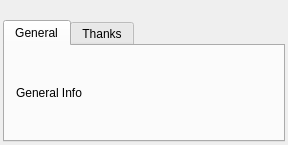
<?xml version="1.0" encoding="UTF-8"?>
<ui version="4.0">
 <class>AboutDialogUI</class>
 <widget class="QDialog" name="AboutDialogUI">
  <property name="geometry">
   <rect>
    <x>0</x>
    <y>0</y>
    <width>406</width>
    <height>300</height>
   </rect>
  </property>
  <property name="minimumSize">
   <size>
    <width>400</width>
    <height>300</height>
   </size>
  </property>
  <property name="windowTitle">
   <string>About</string>
  </property>
  <layout class="QVBoxLayout" name="verticalLayout">
   <property name="spacing">
    <number>3</number>
   </property>
   <property name="sizeConstraint">
    <enum>QLayout::SetFixedSize</enum>
   </property>
   <property name="margin">
    <number>3</number>
   </property>
   <item>
    <widget class="QLabel" name="label">
     <property name="text">
      <string/>
     </property>
     <property name="pixmap">
      <pixmap resource="../resources.qrc">:/resources/images/logo_400_80.png</pixmap>
     </property>
     <property name="alignment">
      <set>Qt::AlignCenter</set>
     </property>
    </widget>
   </item>
   <item>
    <widget class="QTabWidget" name="tabWidget">
     <property name="currentIndex">
      <number>0</number>
     </property>
     <widget class="QWidget" name="generalInfoTab">
      <attribute name="title">
       <string>General</string>
      </attribute>
      <layout class="QGridLayout" name="gridLayout">
       <item row="0" column="0">
        <widget class="QLabel" name="generalInfoLabel">
         <property name="sizePolicy">
          <sizepolicy hsizetype="Expanding" vsizetype="Expanding">
           <horstretch>0</horstretch>
           <verstretch>0</verstretch>
          </sizepolicy>
         </property>
         <property name="text">
          <string notr="true">General Info</string>
         </property>
         <property name="scaledContents">
          <bool>true</bool>
         </property>
         <property name="wordWrap">
          <bool>true</bool>
         </property>
         <property name="openExternalLinks">
          <bool>true</bool>
         </property>
         <property name="textInteractionFlags">
          <set>Qt::LinksAccessibleByKeyboard|Qt::LinksAccessibleByMouse</set>
         </property>
        </widget>
       </item>
      </layout>
     </widget>
     <widget class="QWidget" name="thanksTab">
      <attribute name="title">
       <string>Thanks</string>
      </attribute>
      <layout class="QGridLayout" name="gridLayout_2">
       <item row="0" column="0">
        <widget class="QTextBrowser" name="textBrowser">
         <property name="html">
          <string notr="true">&lt;!DOCTYPE HTML PUBLIC &quot;-//W3C//DTD HTML 4.0//EN&quot; &quot;http://www.w3.org/TR/REC-html40/strict.dtd&quot;&gt;
&lt;html&gt;&lt;head&gt;&lt;meta name=&quot;qrichtext&quot; content=&quot;1&quot; /&gt;&lt;style type=&quot;text/css&quot;&gt;
p, li { white-space: pre-wrap; }
&lt;/style&gt;&lt;/head&gt;&lt;body style=&quot; font-family:'Sans Serif'; font-size:10pt; font-weight:400; font-style:normal;&quot;&gt;
&lt;p style=&quot;-qt-paragraph-type:empty; margin-top:0px; margin-bottom:0px; margin-left:0px; margin-right:0px; -qt-block-indent:0; text-indent:0px; font-size:9pt;&quot;&gt;&lt;/p&gt;
&lt;p style=&quot; margin-top:0px; margin-bottom:0px; margin-left:0px; margin-right:0px; -qt-block-indent:0; text-indent:0px;&quot;&gt;&lt;span style=&quot; font-family:'宋体'; font-size:12pt;&quot;&gt;GNU&lt;/span&gt;&lt;span style=&quot; font-family:'宋体'; font-size:11pt;&quot;&gt;:	&lt;/span&gt;&lt;a href=&quot;http://www.gnu.org/&quot;&gt;&lt;span style=&quot; font-family:'宋体'; font-size:11pt; text-decoration: underline; color:#0000ff;&quot;&gt;http://www.gnu.org/&lt;/span&gt;&lt;/a&gt;&lt;/p&gt;
&lt;p style=&quot;-qt-paragraph-type:empty; margin-top:0px; margin-bottom:0px; margin-left:0px; margin-right:0px; -qt-block-indent:0; text-indent:0px; font-family:'宋体'; font-size:11pt;&quot;&gt;&lt;/p&gt;
&lt;p style=&quot; margin-top:0px; margin-bottom:0px; margin-left:0px; margin-right:0px; -qt-block-indent:0; text-indent:0px;&quot;&gt;&lt;span style=&quot; font-family:'宋体'; font-size:12pt;&quot;&gt;MinGW&lt;/span&gt;&lt;span style=&quot; font-family:'宋体'; font-size:11pt;&quot;&gt;:	&lt;/span&gt;&lt;a href=&quot;http://www.mingw.org/&quot;&gt;&lt;span style=&quot; font-family:'宋体'; font-size:11pt; text-decoration: underline; color:#0000ff;&quot;&gt;http://www.mingw.org/&lt;/span&gt;&lt;/a&gt;&lt;/p&gt;
&lt;p style=&quot;-qt-paragraph-type:empty; margin-top:0px; margin-bottom:0px; margin-left:0px; margin-right:0px; -qt-block-indent:0; text-indent:0px; font-family:'宋体'; font-size:11pt;&quot;&gt;&lt;/p&gt;
&lt;p style=&quot; margin-top:0px; margin-bottom:0px; margin-left:0px; margin-right:0px; -qt-block-indent:0; text-indent:0px;&quot;&gt;&lt;span style=&quot; font-family:'宋体'; font-size:12pt;&quot;&gt;Eclipse&lt;/span&gt;&lt;span style=&quot; font-family:'宋体'; font-size:11pt;&quot;&gt;:	&lt;/span&gt;&lt;a href=&quot;http://www.eclipse.org/&quot;&gt;&lt;span style=&quot; font-family:'宋体'; font-size:11pt; text-decoration: underline; color:#0000ff;&quot;&gt;http://www.eclipse.org/&lt;/span&gt;&lt;/a&gt;&lt;/p&gt;
&lt;p style=&quot;-qt-paragraph-type:empty; margin-top:0px; margin-bottom:0px; margin-left:0px; margin-right:0px; -qt-block-indent:0; text-indent:0px; font-family:'宋体'; font-size:11pt;&quot;&gt;&lt;/p&gt;
&lt;p style=&quot; margin-top:0px; margin-bottom:0px; margin-left:0px; margin-right:0px; -qt-block-indent:0; text-indent:0px;&quot;&gt;&lt;span style=&quot; font-family:'宋体'; font-size:12pt;&quot;&gt;SQLite&lt;/span&gt;&lt;span style=&quot; font-family:'宋体'; font-size:11pt;&quot;&gt;:	&lt;/span&gt;&lt;a href=&quot;http://www.sqlite.org/&quot;&gt;&lt;span style=&quot; font-family:'宋体'; font-size:11pt; text-decoration: underline; color:#0000ff;&quot;&gt;http://www.sqlite.org/&lt;/span&gt;&lt;/a&gt;&lt;/p&gt;
&lt;p style=&quot;-qt-paragraph-type:empty; margin-top:0px; margin-bottom:0px; margin-left:0px; margin-right:0px; -qt-block-indent:0; text-indent:0px; font-family:'宋体'; font-size:11pt;&quot;&gt;&lt;/p&gt;
&lt;p style=&quot; margin-top:0px; margin-bottom:0px; margin-left:0px; margin-right:0px; -qt-block-indent:0; text-indent:0px;&quot;&gt;&lt;span style=&quot; font-family:'宋体'; font-size:12pt;&quot;&gt;MySQL&lt;/span&gt;&lt;span style=&quot; font-family:'宋体'; font-size:11pt;&quot;&gt;:	&lt;/span&gt;&lt;a href=&quot;http://www.mysql.com/&quot;&gt;&lt;span style=&quot; font-family:'宋体'; font-size:11pt; text-decoration: underline; color:#0000ff;&quot;&gt;http://www.mysql.com/&lt;/span&gt;&lt;/a&gt;&lt;/p&gt;
&lt;p style=&quot;-qt-paragraph-type:empty; margin-top:0px; margin-bottom:0px; margin-left:0px; margin-right:0px; -qt-block-indent:0; text-indent:0px; font-family:'宋体'; font-size:11pt;&quot;&gt;&lt;/p&gt;
&lt;p style=&quot; margin-top:0px; margin-bottom:0px; margin-left:0px; margin-right:0px; -qt-block-indent:0; text-indent:0px;&quot;&gt;&lt;span style=&quot; font-size:12pt;&quot;&gt;KDE&lt;/span&gt;&lt;span style=&quot; font-size:9pt;&quot;&gt;	&lt;/span&gt;&lt;a href=&quot;http://kde.org/&quot;&gt;&lt;span style=&quot; font-size:11pt; text-decoration: underline; color:#0000ff;&quot;&gt;http://kde.org/&lt;/span&gt;&lt;/a&gt;&lt;/p&gt;
&lt;p style=&quot;-qt-paragraph-type:empty; margin-top:0px; margin-bottom:0px; margin-left:0px; margin-right:0px; -qt-block-indent:0; text-indent:0px; font-size:11pt; text-decoration: underline; color:#0000ff;&quot;&gt;&lt;/p&gt;
&lt;p style=&quot; margin-top:0px; margin-bottom:0px; margin-left:0px; margin-right:0px; -qt-block-indent:0; text-indent:0px;&quot;&gt;&lt;span style=&quot; font-family:'宋体'; font-size:12pt;&quot;&gt;QtCN&lt;/span&gt;&lt;span style=&quot; font-family:'宋体'; font-size:11pt;&quot;&gt;:	&lt;/span&gt;&lt;a href=&quot;http://qtcn.org/bbs/home.php&quot;&gt;&lt;span style=&quot; font-family:'宋体'; font-size:11pt; text-decoration: underline; color:#0000ff;&quot;&gt;http://qtcn.org/bbs/home.php&lt;/span&gt;&lt;/a&gt;&lt;/p&gt;
&lt;p style=&quot;-qt-paragraph-type:empty; margin-top:0px; margin-bottom:0px; margin-left:0px; margin-right:0px; -qt-block-indent:0; text-indent:0px; font-family:'宋体'; font-size:11pt;&quot;&gt;&lt;/p&gt;
&lt;p style=&quot; margin-top:0px; margin-bottom:0px; margin-left:0px; margin-right:0px; -qt-block-indent:0; text-indent:0px;&quot;&gt;&lt;span style=&quot; font-family:'宋体'; font-size:12pt;&quot;&gt;Qt&lt;/span&gt;&lt;span style=&quot; font-family:'宋体'; font-size:11pt;&quot;&gt;:	&lt;/span&gt;&lt;a href=&quot;http://www.qtsoftware.com/&quot;&gt;&lt;span style=&quot; font-family:'宋体'; font-size:11pt; text-decoration: underline; color:#0000ff;&quot;&gt;http://www.qtsoftware.com/&lt;/span&gt;&lt;/a&gt;&lt;/p&gt;
&lt;p style=&quot;-qt-paragraph-type:empty; margin-top:0px; margin-bottom:0px; margin-left:0px; margin-right:0px; -qt-block-indent:0; text-indent:0px; font-family:'宋体'; font-size:11pt;&quot;&gt;&lt;/p&gt;
&lt;p align=&quot;center&quot; style=&quot; margin-top:0px; margin-bottom:0px; margin-left:0px; margin-right:0px; -qt-block-indent:0; text-indent:0px;&quot;&gt;&lt;span style=&quot; font-family:'宋体'; font-size:12pt; font-weight:600; color:#ff0000;&quot;&gt;....&lt;/span&gt;&lt;/p&gt;&lt;/body&gt;&lt;/html&gt;</string>
         </property>
         <property name="openExternalLinks">
          <bool>true</bool>
         </property>
         <property name="openLinks">
          <bool>true</bool>
         </property>
        </widget>
       </item>
      </layout>
     </widget>
    </widget>
   </item>
  </layout>
 </widget>
 <layoutdefault spacing="6" margin="11"/>
 <resources>
  <include location="../resources.qrc"/>
 </resources>
 <connections/>
</ui>
